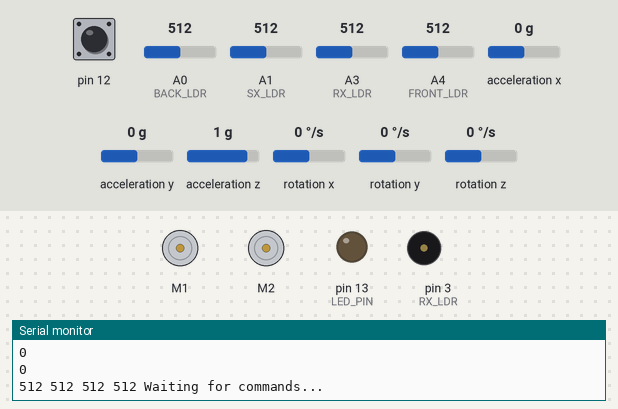
A sketch run on a simulated Arduino Uno, built with avr-gcc and run on an emulated ATmega328P. On the bench: 2 × DC motor (green arrow = forward, orange = backward, longer = faster), output pins drawn as LEDs (lit = HIGH), buzzer (waves = sounding), the last lines printed to the serial monitor. The inputs (shaded band) are chosen by the test bench; at power-on: A0 (BACK_LDR) = 512, pin 12 HIGH, A1 (SX_LDR) = 512, A3 (RX_LDR) = 512, A4 (FRONT_LDR) = 512, acceleration x 0 g, acceleration y 0 g, acceleration z 1 g, rotation x 0 °/s, rotation y 0 °/s, rotation z 0 °/s.

Above: at 17.1 s.
17.2 s: A0 (BACK_LDR) set to 490
At 17.77 s:
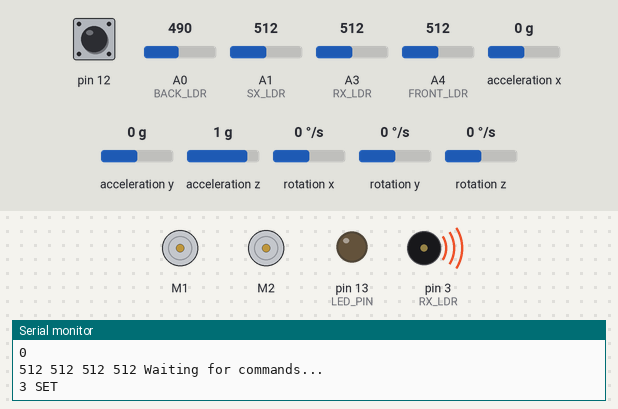
19.2 s: pin 12 pulled LOW for 0.15 s
At 20.2 s:
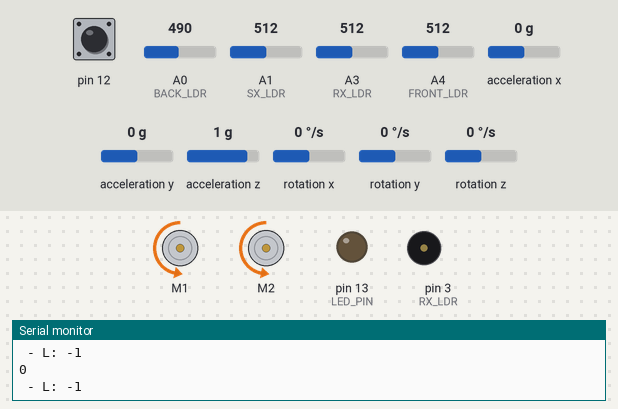
22.2 s: pin 12 pulled LOW for 1 s
At 25.9 s:
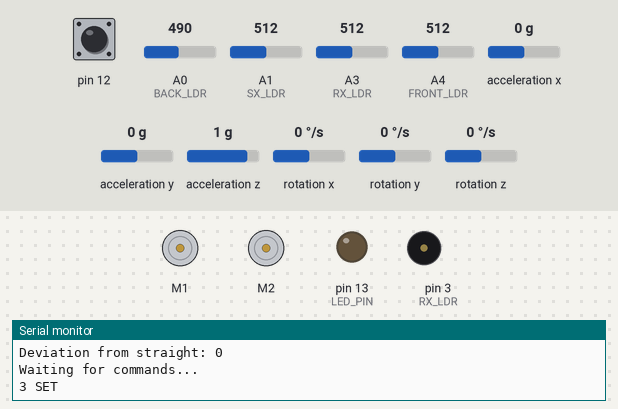
26.2 s: pin 12 pulled LOW for 3.2 s
At 30.25 s:
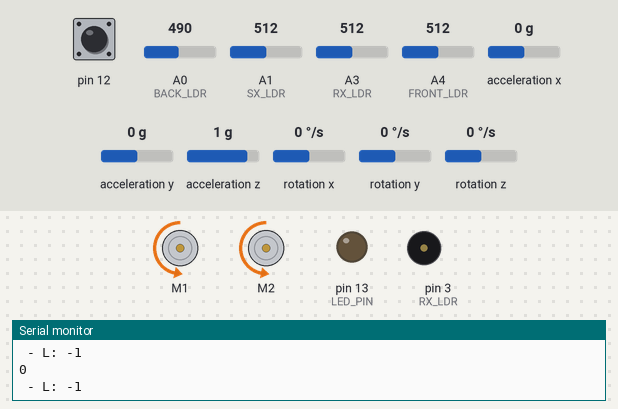
Timing chart, 0 to 32.9 s (numbered marks = the images above; inputs shaded):
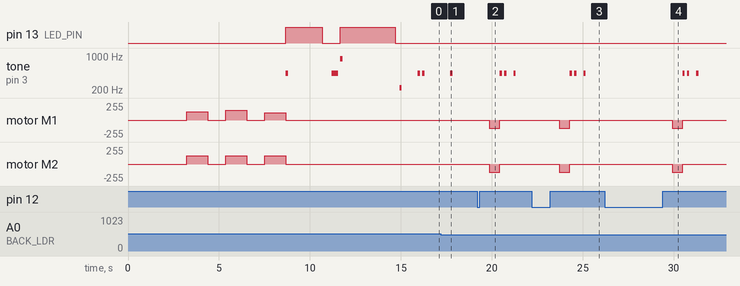

Measured:
- after the input at 17.2 s, tone on pin 3 (RX_LDR): silent → 440 Hz after 0.51 s, → silent 0.13 s later
- after the input at 19.2 s, tone on pin 3 (RX_LDR): goes 440 Hz 0.13 s, silent 0.13 s, 440 Hz 0.13 s, silent 0.39 s, 440 Hz 0.13 s, then silent, starting after 1.2 s; motor M1: stopped → backward 127/255 after 0.66 s, → backward 126/255 0.11 s later, → stopped 0.46 s later; motor M2: stopped → backward 127/255 after 0.66 s, → stopped 0.58 s later
- after the input at 22.2 s, tone on pin 3 (RX_LDR): goes 440 Hz 0.13 s, silent 0.13 s, 440 Hz 0.13 s, silent 0.39 s, 440 Hz 0.13 s, then silent, starting after 2.1 s; motor M1: stopped → backward 127/255 after 1.5 s, → backward 126/255 0.11 s later, → stopped 0.46 s later; motor M2: stopped → backward 127/255 after 1.5 s, → stopped 0.58 s later
- after the input at 26.2 s, tone on pin 3 (RX_LDR): goes 440 Hz 0.13 s, silent 0.13 s, 440 Hz 0.13 s, silent 0.39 s, 440 Hz 0.13 s, then silent, starting after 4.3 s; motor M1: stopped → backward 127/255 after 3.7 s, → backward 126/255 0.11 s later, → stopped 0.46 s later; motor M2: stopped → backward 127/255 after 3.7 s, → stopped 0.58 s later
- by itself, tone on pin 3 (RX_LDR): plays 440 Hz for 0.13 s, 440 Hz for 0.38 s, 880 Hz for 0.13 s, 220 Hz for 0.13 s, 440 Hz for 0.13 s, 440 Hz for 0.13 s

The sketch:

Tartaruga.ino
```cpp
#include <Wire.h>
#include <L3G.h>
#include <ZumoMotors.h>
#include <Pushbutton.h>
#include <ZumoBuzzer.h>

//questi sono i parametri regolabili, ma non vi consiglio di toccarli durante l'evento per possibili effetti collaterali
#define COMMANDS_NUM 12
#define STRAIGHT_DURATION 500
#define STRAIGHT_SPEED 200
#define TURN_SPEED 25
#define TURN_ANGLE 90000

#define W_OFFSET 1120
#define POWER_OF_TWO 64
#define INITIAL_CORRECTION 30
#define SAMPLING_TIME 11
#define THRESHOLD 125
#define STRAIGHT_TH 125
#define CORRECTION_FACTOR 20

#define FRONT_LDR 4
#define BACK_LDR 0
#define SX_LDR 1
#define RX_LDR 3

#define LOW_TIME 500

#define LED_PIN 13

ZumoMotors motors;
ZumoBuzzer buzzer;
Pushbutton startButton(ZUMO_BUTTON);
Pushbutton stopButton(11);
L3G gyro;

int reading; // numerical value from gyro
long angularReading; // conversion from "reading" to angular Velocity
long currentAngle = 0; // integration over time
long currentOffset = 0; // to check if the defined offset is correct
int offset = W_OFFSET;
long absoluteAngle = 0; // absolute angular position relative to the starting point
int stepDeviation = 0;
long targetAngle; // ideal angular position to reach
byte commandList[COMMANDS_NUM];
unsigned int sensorTh[4];
int stepDeviation1 = 0;
int stepDeviation2 = 0;
int offo = 0;
unsigned long start; // check loops duration

void setup() {
  pinMode(LED_PIN, OUTPUT);

  Serial.begin (115200);
  Wire.begin();

  if (!gyro.init())
  {
    Serial.println("Failed to autodetect gyro type!");
    while (1);
  }

  gyro.enableDefault();

  setFullScale();

  checkOffset();

  off2();

  for (int i=0; i<COMMANDS_NUM; i++) {
    commandList[i]=99;  //set to a value that doesn't interfere with the real commands
  }

  LDRcalibration2();

  delay(1000);
}

void loop() {

  buildList();

  evaluateList(commandList);

  absoluteAngle = targetAngle  = 0;

  for (int i=0; i<COMMANDS_NUM; i++) {
    commandList[i]=99;  //set to a value that doesn't interfere with the real commands
  }

}

void off2() {
  int dir = 1;
  unsigned long startStraight;
  unsigned int cycle = 0;
  int absStepDeviation;
  int leftCorrection = 0, rightCorrection = 0;
  long previous = 0;

  currentAngle = absoluteAngle;

  motors.setSpeeds( STRAIGHT_SPEED, STRAIGHT_SPEED);
  for ( int j = 0; j < 10; j++ ) {
    for (int i=0; i<10; i++) {
      gyro.read();
      reading = (gyro.g.z/POWER_OF_TWO) *POWER_OF_TWO; // remove static noise
      angularReading = reading * 17.5 - offset; // compensate for residual noise (almost constant with time)
      currentAngle += (angularReading + previous)/2 * SAMPLING_TIME / 1000.0; // sampling time is in ms
      previous = angularReading;
      delay(10);
     }
    offo += currentAngle;
    currentAngle = 0;
    previous = 0;
  }
  offo = offo / 10;
  Serial.println(offo);


  motors.setSpeeds(0,0);
  delay(1000);


  motors.setSpeeds( STRAIGHT_SPEED + INITIAL_CORRECTION, STRAIGHT_SPEED);
  for ( int j = 0; j < 10; j++ ) {
    for (int i=0; i<10; i++) {
      gyro.read();
      reading = (gyro.g.z/POWER_OF_TWO) *POWER_OF_TWO; // remove static noise
      angularReading = reading * 17.5 - offset; // compensate for residual noise (almost constant with time)
      currentAngle += (angularReading + previous)/2 * SAMPLING_TIME / 1000.0; // sampling time is in ms
      previous = angularReading;
      delay(10);
     }
    stepDeviation1 += currentAngle;
    currentAngle = 0;
    previous = 0;
  }
  stepDeviation1 = stepDeviation1 / 10;
  Serial.println(stepDeviation1);

  motors.setSpeeds(0,0);
  delay(1000);

  motors.setSpeeds( STRAIGHT_SPEED - INITIAL_CORRECTION, STRAIGHT_SPEED);

 for ( int j = 0; j < 10; j++ ) {
    for (int i=0; i<10; i++) {
      gyro.read();
      reading = (gyro.g.z/POWER_OF_TWO) *POWER_OF_TWO; // remove static noise
      angularReading = reading * 17.5 - offset; // compensate for residual noise (almost constant with time)
      currentAngle += (angularReading + previous)/2 * SAMPLING_TIME / 1000.0; // sampling time is in ms
      previous = angularReading;
      delay(10);
     }
    stepDeviation2 += currentAngle;
    currentAngle = 0;
    previous = 0;
  }
  stepDeviation2 = stepDeviation2 / 10;
  Serial.println(stepDeviation2);
  //stepDeviation2  la deviazione che ho quando la ruota sinistra  piu' lenta e quindi quella che deve essere utilizzata
  //quando stepDeviation e' minore di zero!!!
  motors.setSpeeds( 0, 0);
  stepDeviation1 = abs(stepDeviation1);

  if ( offo > 0 ) {
    offo = 5/stepDeviation1*offo;
  }
  else
    offo = -5/stepDeviation2*offo;

  buzzer.playNote (NOTE_A(4), 125, 15);
  //delay(250);
}


void LDRcalibration2() {

  long int readingsH[4];
  long int readingsL[4];
  int frontReading;
  int i,cycle;
  /*        0
   *    1        2
   *         3
   */

  //find min reading for each sensor when lit
 for (i=0; i<4; i++) {
   readingsH[i] = 0;
   readingsL[i] = 0;   //set to zero
 }

 buzzer.playNote (NOTE_A(4), 125, 15);
 digitalWrite(LED_PIN, HIGH);

 for ( cycle = 0; cycle < 40; cycle ++ ) {
  readingsH[0] += analogRead(FRONT_LDR);
  readingsH[1] += analogRead(SX_LDR);
  readingsH[2] += analogRead(RX_LDR);
  readingsH[3] += analogRead(BACK_LDR);
  delay(50);
 }

 for ( i = 0; i < 4; i++ )
   readingsH[i] = readingsH[i] / 40;

 digitalWrite(LED_PIN, LOW);
 delay(500);

 for ( i = 0; i < 3; i++ ) {
  buzzer.playNote (NOTE_A(4), 125, 15);
  delay(125);
  buzzer.playNote (SILENT_NOTE, 125, 15);
 }
 delay(100);
 buzzer.playNote (NOTE_A(5), 125, 15);

 digitalWrite(LED_PIN, HIGH);
 delay(1000);

 for ( cycle = 0; cycle < 40; cycle ++ ) {
  readingsL[0] += analogRead(FRONT_LDR);
  readingsL[1] += analogRead(SX_LDR);
  readingsL[2] += analogRead(RX_LDR);
  readingsL[3] += analogRead(BACK_LDR);
  delay(50);
 }

 for ( i = 0; i < 4; i++ )
   readingsL[i] = readingsL[i] / 40;

 digitalWrite(LED_PIN, LOW);

  // evaluate the weighted average to get the threshold
  for ( i = 0; i < 4; i++ )
    sensorTh[i] = (int) (0.2*readingsH[i] + 0.8*readingsL[i]);

  for (int i=0; i<4; i++) {
    Serial.print(sensorTh[i]);
    Serial.print(" ");
  }

  delay(250);
  buzzer.playNote (NOTE_A(3), 125, 15);

  return;
}

void buildList() {
  buzzer.playNote (NOTE_A(4), 125, 15);
  delay(125);
  buzzer.playNote (SILENT_NOTE, 125, 15);
  delay(125);
  buzzer.playNote (NOTE_A(4), 125, 15);

  Serial.println("Waiting for commands...");

  int readings[4];
  bool lowValue[4]={0}; //sensor is currently low
  bool prevLow[4]={0}; //sensor was low in the previous iteration
  int commands = 0;
  bool commandSet[4] = {0};
  unsigned long lowStart;

  while (commands <= COMMANDS_NUM && !startButton.isPressed() ) { //continue to read until the maximum number of commands is entered
                                                                                                       //or the start button is pressed
    readings[0] = analogRead(FRONT_LDR);
    readings[1] = analogRead(SX_LDR);
    readings[2] = analogRead(RX_LDR);
    readings[3] = analogRead(BACK_LDR);

    for (int i=0; i<4; i++) {
      if (readings[i] < sensorTh[i]) {
        if (prevLow[i]==0) {
          lowValue[i] = 1; //the sensor's reading is below the set threshold
          lowStart = millis();
          prevLow[i] = 1;
        }
        /* checks for the following cases: LDR was pressed before, a command was not already enqueued for this series of readings, the LDR was
         *  covered for a sufficient time and no other sensors are reading a value below threshold
         */
        else if (prevLow[i] == 1 && commandSet[i] == 0 && millis()-lowStart > LOW_TIME && noOtherLow(i, readings) ) {
          commandList[commands++] = i;
          Serial.print(i);
          Serial.println(" SET");
          buzzer.playNote (NOTE_A(4), 125, 15);
          commandSet[i] = 1;
        }
      }
      else {
        lowValue[i] = 0;
        prevLow[i] = 0;
        commandSet[i] = 0;
      }
    }
    delay(25);
  }
  while(startButton.isPressed()) { //wait for the user to realease the button
    delay(10);
  }
  delay(500);
}

/* checks if other sensors other than the one given as argument are below threshold
 *  to avoid the insertion of multiple commands in the execution list
 */
bool noOtherLow(byte lowPin, int * sensorValues) {
  for (int i=0; i<4; i++) {
    if (i != lowPin && sensorValues[i] < sensorTh[i]) {
      return 0;
    }
  }
  return 1;
}

void evaluateList (byte * list) {
  for (int i=0; i< COMMANDS_NUM; i++) {
    switch (list[i]) {
      case 0:
        straight (1);
        break;
      case 3:
        straight (-1);
        break;
      case 1:
        turn (1);
        break;
      case 2:
        turn (-1);
        break;
      default:
        return;
    }
  }
}

void straight (int dir) {
  unsigned long startStraight;
  unsigned int cycle = 0;
  int leftCorrection = 0, rightCorrection = 0;
  int previous = 0; //prova
  currentAngle = absoluteAngle;

  //Serial.print("START: ");
  //Serial.println(currentAngle);

    startStraight = millis();
    motors.setSpeeds( 0, 0);

    while (millis() - startStraight < STRAIGHT_DURATION) {
      motors.setSpeeds( dir * (+STRAIGHT_SPEED + leftCorrection + offo), dir * (+STRAIGHT_SPEED + rightCorrection) );

      for (int i=0; i<10; i++) {
        gyro.read();
        reading = (gyro.g.z / POWER_OF_TWO) * POWER_OF_TWO; // remove static noise
        angularReading = reading * 17.5 - offset; // compensate for residual noise (almost constant with time)
        currentAngle += (angularReading + previous)/2 * SAMPLING_TIME / 1000.0; // sampling time is in ms
        previous = angularReading;
        delay(10);
     }

      stepDeviation = currentAngle - targetAngle;
      Serial.println(currentAngle);
      cycle++;

      //Serial.print (stepDeviation);
      //Serial.print (" ");
      if ( dir == 1 ) {
        if ( stepDeviation > 0 )
          leftCorrection = stepDeviation*5/stepDeviation1;
        else
          leftCorrection = stepDeviation*5/stepDeviation2;
      }
      else {
        if ( stepDeviation > 0 )
          leftCorrection = -stepDeviation*5/stepDeviation1;
        else
          leftCorrection = -stepDeviation*5/stepDeviation2;
      }


      Serial.print(" - L: ");
      Serial.println(leftCorrection);
    }

    motors.setSpeeds( 0, 0);

    absoluteAngle = targetAngle+stepDeviation;

    Serial.print ("Deviation from straight: ");
    Serial.println(absoluteAngle-targetAngle);

  buzzer.playNote (NOTE_A(4), 125, 15);
  //delay(250);
}

void turn(int dir) {
  currentAngle = absoluteAngle;

  if (dir == -1) { //right turn
    Serial.println("");
    Serial.println("RIGHT");

    targetAngle -= TURN_ANGLE;

    motors.setSpeeds (+4*TURN_SPEED, -4*TURN_SPEED);

      while (currentAngle > targetAngle + 5000) {
        gyro.read();
        reading = (gyro.g.z / POWER_OF_TWO) * POWER_OF_TWO; // remove static noise
        angularReading = reading * 17.5 - offset; // compensate for residual noise (almost constant with time)
        currentAngle += angularReading * SAMPLING_TIME / 1000; // sampling time is in ms
        //cycles++;
        delay(10);
      }

      motors.setSpeeds (+3*TURN_SPEED, -3*TURN_SPEED);
      while (currentAngle > targetAngle + THRESHOLD) {
        gyro.read();
        reading = (gyro.g.z / POWER_OF_TWO) * POWER_OF_TWO; // remove static noise
        angularReading = reading * 17.5 - offset; // compensate for residual noise (almost constant with time)
        currentAngle += angularReading * SAMPLING_TIME / 1000; // sampling time is in ms
        //cycles++;
        delay(10);
      }
    }

  else if (dir == +1) { //left turn
    Serial.println("");
    Serial.println("LEFT");


    targetAngle += TURN_ANGLE;

    motors.setSpeeds (- 4*TURN_SPEED, + 4*TURN_SPEED);

      while (currentAngle < targetAngle - 5000) {
        gyro.read();
        reading = (gyro.g.z / POWER_OF_TWO) * POWER_OF_TWO; // remove static noise
        angularReading = reading * 17.5 - offset; // compensate for residual noise (almost constant with time)
        currentAngle += angularReading * SAMPLING_TIME / 1000; // sampling time is in ms
        //cycles++;
        delay(10);
      }
      motors.setSpeeds (- 3*TURN_SPEED, + 3*TURN_SPEED);
      while (currentAngle < targetAngle - THRESHOLD) {
        gyro.read();
        reading = (gyro.g.z / POWER_OF_TWO) * POWER_OF_TWO; // remove static noise
        angularReading = reading * 17.5 - offset; // compensate for residual noise (almost constant with time)
        currentAngle += angularReading * SAMPLING_TIME / 1000; // sampling time is in ms
        //cycles++;
        delay(10);
      }
    }

  motors.setSpeeds(0,0);
  absoluteAngle = currentAngle;

  Serial.print(absoluteAngle);
  Serial.print(" ");
  Serial.print (targetAngle);
  Serial.print (" ");
  Serial.println (absoluteAngle - targetAngle);

  buzzer.playNote (NOTE_A(4), 125, 15);
  delay(250);
}

void setFullScale() {
  byte fsreg = gyro.readReg(0x23); // CTRL_REG4
  byte bitmask = 0b01 << 4; // set full scale to 500 dps
  fsreg = fsreg | bitmask;
  gyro.writeReg(0x23, fsreg);

  if (gyro.readReg(0x23) != bitmask) { // Check for errors
    Serial.println("Failed to set new FS!");
  }
}

void checkOffset() {
  int redefinedOffset = 0;

  for (int i=0; i<500; i++) { // execute some readings when not moving
    gyro.read();
   //reading = (gyro.g.z >> 14) << 14;
   // reading = (gyro.g.z /16384) * 16384;
   reading = (gyro.g.z / POWER_OF_TWO) * POWER_OF_TWO;
   //reading = (gyro.g.z);

    angularReading = reading * 17.5;
    currentOffset += angularReading;
    Serial.println(angularReading);
    delay(5);
  }

  currentOffset /= 500;

  if (currentOffset > 0) {
    while ( !(abs(currentOffset - redefinedOffset) < W_OFFSET/2) ) { // the only possible values that the offset can assume are multiple of 64*17.5
      redefinedOffset += W_OFFSET;                                                                                                                     // therefore the mean is not directly used, but the nearest multiple of 1120 is
    }
  }
  else {
     while ( !(abs(currentOffset - redefinedOffset) < W_OFFSET/2) ) {
      redefinedOffset -= W_OFFSET;
    }
  }


  Serial.print("Current: ");
  Serial.println(currentOffset);
  Serial.print(" -> ");
  Serial.println(redefinedOffset);

  offset = redefinedOffset;
  Serial.println("Redefined");
}
```
